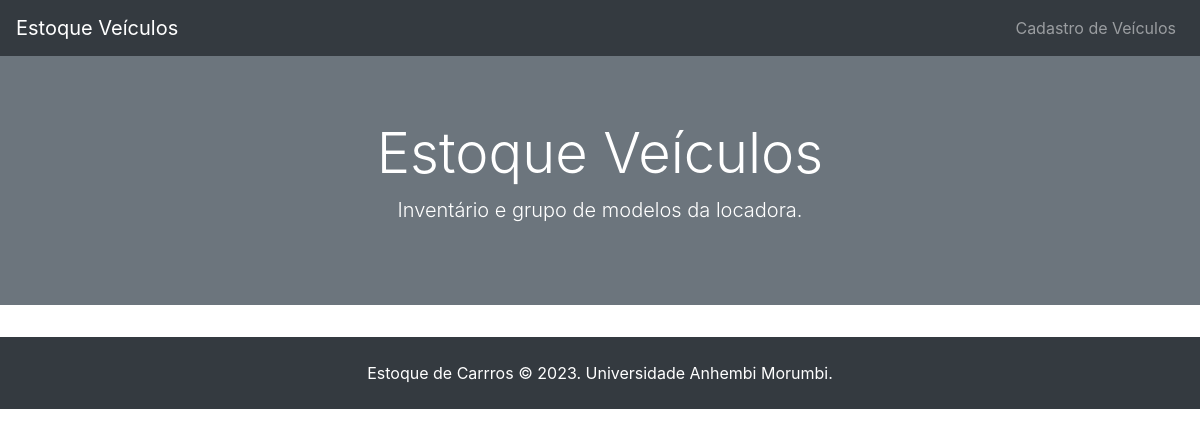
Page /portfolio on the earlier database version.
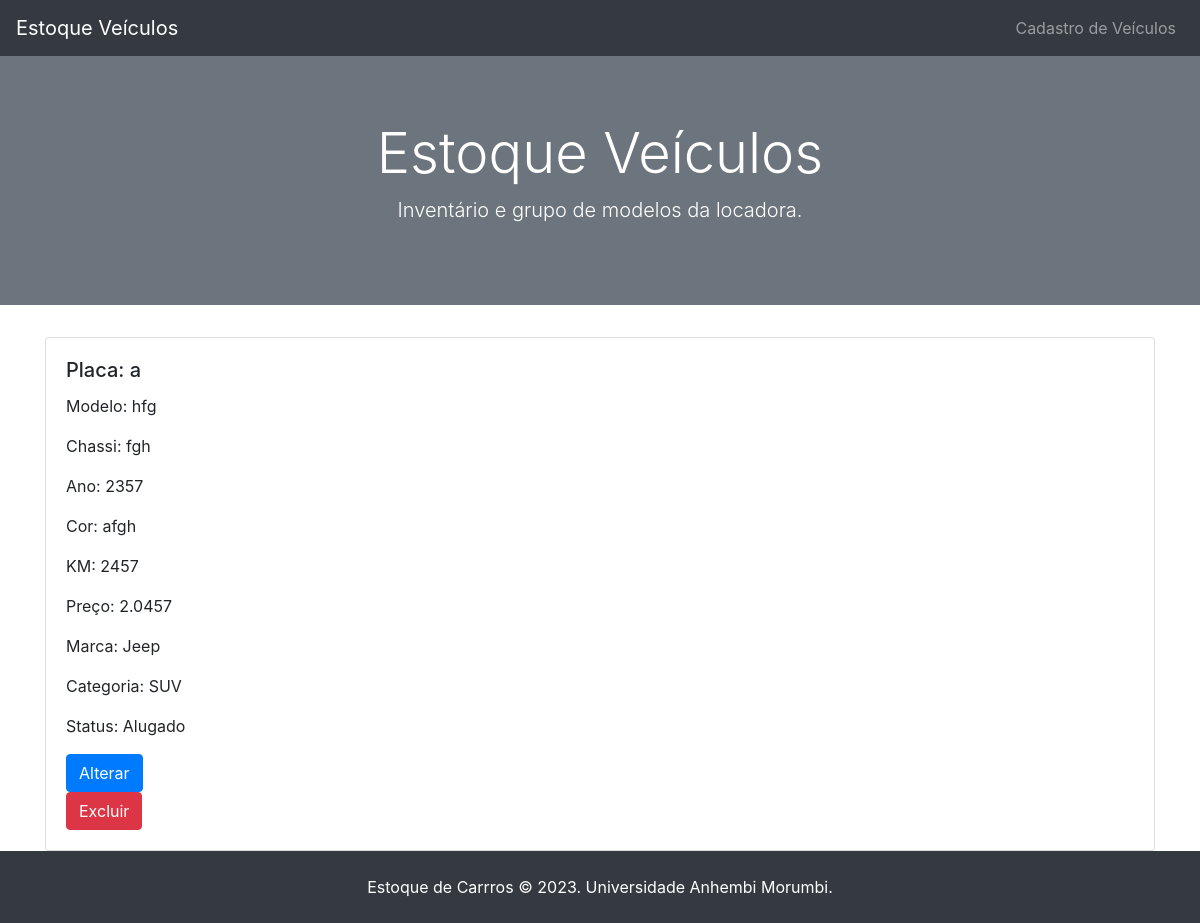
Same page on the later database version.
### tables this page shows
CREATE TABLE veiculos (
        placa TEXT,
        modelo TEXT,
        chassi TEXT,
        ano INTEGER,
        cor TEXT,
        km INTEGER,
        preco REAL,
        marca TEXT,
        categoria TEXT,
        status TEXT
    );

### app.py (the view)
@app.route('/portfolio')
def portfolio():
    conn = sqlite3.connect('banco.db')
    cursor = conn.cursor()
    cursor.execute('SELECT * FROM veiculos')
    veiculos = cursor.fetchall()
    return render_template('portfolio.html', veiculos=veiculos)

### templates/portfolio.html (shortened to what this page needs)
<!DOCTYPE html>
<html lang="pt-br">
<head>
  <link rel="stylesheet" href="https://stackpath.bootstrapcdn.com/bootstrap/4.1.3/css/bootstrap.min.css">
</head>
<body>
  <nav class="navbar navbar-expand-lg navbar-dark bg-dark">
    <a class="navbar-brand" href="#">Estoque Veículos</a>
    <div class="collapse navbar-collapse" id="navbarNav">
      <ul class="navbar-nav ml-auto">
        <li class="nav-item">
          <a class="nav-link" href="/cadastro_carros">Cadastro de Veículos</a>
        </li>
      </ul>
    </div>
  </nav>
  <header id="home" class="jumbotron jumbotron-fluid bg-secondary text-white text-center">
    <div class="container">
      <h1 class="display-4">Estoque Veículos</h1>
      <p class="lead">Inventário e grupo de modelos da locadora.</p>
    </div>
  </header>
          <div class="container">
            {% for veiculo in veiculos %}
            <div class="card mt-4">
                <div class="card-body">
                    <h5 class="card-title">Placa: {{ veiculo[0] }}</h5>
                    <p class="card-text">Modelo: {{ veiculo[1] }}</p>
                    <p class="card-text">Chassi: {{ veiculo[2] }}</p>
                    <p class="card-text">Ano: {{ veiculo[3] }}</p>
                    <p class="card-text">Cor: {{ veiculo[4] }}</p>
                    <p class="card-text">KM: {{ veiculo[5] }}</p>
                    <p class="card-text">Preço: {{ veiculo[6] }}</p>
                    <p class="card-text">Marca: {{ veiculo[7] }}</p>
                    <p class="card-text">Categoria: {{ veiculo[8] }}</p>
                    <p class="card-text">Status: {{ veiculo[9] }}</p>
                    <form action="/edit_carro/{{ veiculo[0] }}" method="GET">
                      <button type="submit" class="btn btn-primary">Alterar</button>
                    </form>
                    <form action="/portfolio/{{ veiculo[0] }}" method="POST">
                      <button type="submit" class="btn btn-danger">Excluir</button>
                  </form>
                </div>
            </div>
            {% endfor %}
        </div>
  <footer class="py-4 bg-dark text-white">
    <div class="container text-center">
      <p class="mb-0">Estoque de Carrros &copy; 2023. Universidade Anhembi Morumbi.</p>
    </div>
  </footer>
</body>
</html>

Differences in the rows shown:
added veiculos: placa "a", modelo "hfg", chassi "fgh", ano "2357", cor "afgh", km "2457", preco "2.0457", marca "Jeep", categoria "SUV", status "Alugado"
